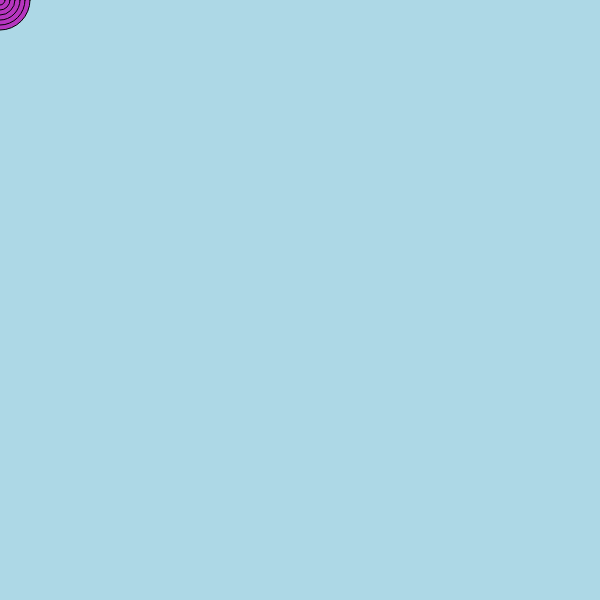
Frame 1 (no input)
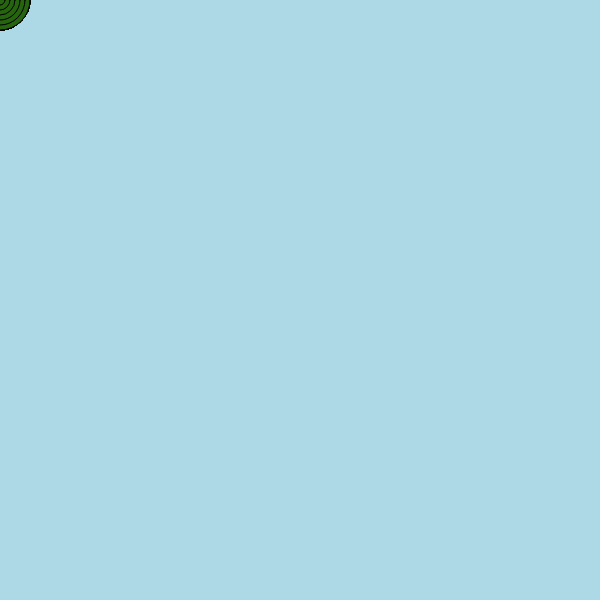
Frame 60 (no input)
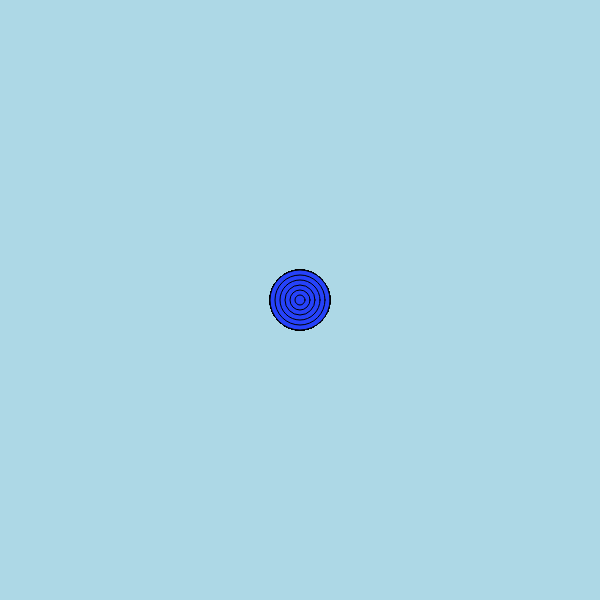
Frame 120 (the mouse pressed at the canvas centre since frame 60)

The p5.js sketch that drew these frames (run headless with seeded random() and noise() and a simulated clock; from frame 60 on, the mouse is pressed at the canvas centre):

// p5.js sketch
// ── sketch.js

//This sets the canvas to 600, 600 and also sets the background color to light blue
function setup() {
  createCanvas(600, 600);
  background(173, 216, 230);
}
//Draws the circle
function draw() {
  //This sets the color to a randomized RGB color which changes every frame
  fill(random(255), random(255), random(255));
  //Draws the circles which follows mouse cursor
  circle(mouseX, mouseY,60);
  circle(mouseX, mouseY,50);
  circle(mouseX, mouseY,40);
  circle(mouseX, mouseY,30);
  circle(mouseX, mouseY,20);
  circle(mouseX, mouseY,10);
}

function mousePressed() {
  background(173, 216, 230);
}
